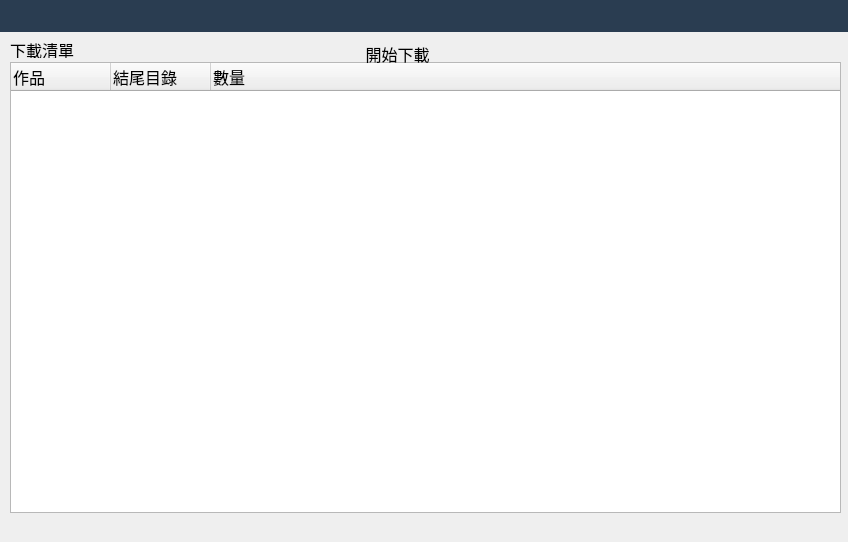
<?xml version="1.0" encoding="UTF-8"?>
<ui version="4.0">
 <class>MainWindow</class>
 <widget class="QMainWindow" name="MainWindow">
  <property name="geometry">
   <rect>
    <x>0</x>
    <y>0</y>
    <width>848</width>
    <height>542</height>
   </rect>
  </property>
  <property name="windowTitle">
   <string>MainWindow</string>
  </property>
  <property name="styleSheet">
   <string notr="true">QPushButton{
	border : none;

}</string>
  </property>
  <widget class="QWidget" name="centralwidget">
   <layout class="QVBoxLayout" name="verticalLayout">
    <property name="spacing">
     <number>0</number>
    </property>
    <property name="leftMargin">
     <number>0</number>
    </property>
    <property name="topMargin">
     <number>0</number>
    </property>
    <property name="rightMargin">
     <number>0</number>
    </property>
    <property name="bottomMargin">
     <number>0</number>
    </property>
    <item alignment="Qt::AlignmentFlag::AlignTop">
     <widget class="QFrame" name="head">
      <property name="styleSheet">
       <string notr="true">background-color: rgb(42, 61, 81);</string>
      </property>
      <property name="frameShape">
       <enum>QFrame::Shape::NoFrame</enum>
      </property>
      <property name="frameShadow">
       <enum>QFrame::Shadow::Raised</enum>
      </property>
      <layout class="QHBoxLayout" name="horizontalLayout">
       <item alignment="Qt::AlignmentFlag::AlignLeft">
        <widget class="QFrame" name="head_l">
         <property name="sizePolicy">
          <sizepolicy hsizetype="Preferred" vsizetype="Preferred">
           <horstretch>0</horstretch>
           <verstretch>0</verstretch>
          </sizepolicy>
         </property>
         <property name="frameShape">
          <enum>QFrame::Shape::NoFrame</enum>
         </property>
         <property name="frameShadow">
          <enum>QFrame::Shadow::Raised</enum>
         </property>
         <layout class="QGridLayout" name="gridLayout_2">
          <property name="leftMargin">
           <number>0</number>
          </property>
          <property name="topMargin">
           <number>0</number>
          </property>
          <property name="rightMargin">
           <number>0</number>
          </property>
          <property name="bottomMargin">
           <number>0</number>
          </property>
          <item row="2" column="5">
           <widget class="QPushButton" name="books_btn">
            <property name="text">
             <string/>
            </property>
            <property name="icon">
             <iconset resource="../../圖片/ICON/icon.qrc">
              <normaloff>:/icon/docs.png</normaloff>:/icon/docs.png</iconset>
            </property>
            <property name="iconSize">
             <size>
              <width>32</width>
              <height>32</height>
             </size>
            </property>
           </widget>
          </item>
          <item row="2" column="7">
           <widget class="QPushButton" name="down_btn">
            <property name="enabled">
             <bool>true</bool>
            </property>
            <property name="text">
             <string/>
            </property>
            <property name="icon">
             <iconset resource="../../圖片/ICON/icon.qrc">
              <normaloff>:/icon/要求.png</normaloff>:/icon/要求.png</iconset>
            </property>
            <property name="iconSize">
             <size>
              <width>32</width>
              <height>32</height>
             </size>
            </property>
            <property name="autoDefault">
             <bool>false</bool>
            </property>
            <property name="default">
             <bool>false</bool>
            </property>
           </widget>
          </item>
          <item row="2" column="0">
           <widget class="QPushButton" name="open_btn">
            <property name="text">
             <string/>
            </property>
            <property name="icon">
             <iconset resource="../../圖片/ICON/icon.qrc">
              <normaloff>:/icon/file_open.png</normaloff>:/icon/file_open.png</iconset>
            </property>
            <property name="iconSize">
             <size>
              <width>32</width>
              <height>32</height>
             </size>
            </property>
           </widget>
          </item>
         </layout>
        </widget>
       </item>
       <item alignment="Qt::AlignmentFlag::AlignRight">
        <widget class="QFrame" name="head_r">
         <property name="frameShape">
          <enum>QFrame::Shape::NoFrame</enum>
         </property>
         <property name="frameShadow">
          <enum>QFrame::Shadow::Raised</enum>
         </property>
         <layout class="QHBoxLayout" name="horizontalLayout_2">
          <property name="spacing">
           <number>10</number>
          </property>
          <property name="leftMargin">
           <number>0</number>
          </property>
          <property name="topMargin">
           <number>0</number>
          </property>
          <property name="rightMargin">
           <number>0</number>
          </property>
          <property name="bottomMargin">
           <number>0</number>
          </property>
          <item>
           <widget class="QPushButton" name="setting_btn">
            <property name="text">
             <string/>
            </property>
            <property name="icon">
             <iconset resource="../../圖片/ICON/icon.qrc">
              <normaloff>:/icon/齿轮.png</normaloff>:/icon/齿轮.png</iconset>
            </property>
            <property name="iconSize">
             <size>
              <width>26</width>
              <height>26</height>
             </size>
            </property>
           </widget>
          </item>
          <item>
           <widget class="QPushButton" name="minimize_window">
            <property name="text">
             <string/>
            </property>
            <property name="icon">
             <iconset resource="../../圖片/ICON/icon.qrc">
              <normaloff>:/icon/缩小.png</normaloff>:/icon/缩小.png</iconset>
            </property>
           </widget>
          </item>
          <item>
           <widget class="QPushButton" name="restore_window">
            <property name="text">
             <string/>
            </property>
            <property name="icon">
             <iconset resource="../../圖片/ICON/icon.qrc">
              <normaloff>:/icon/正方形.png</normaloff>:/icon/正方形.png</iconset>
            </property>
           </widget>
          </item>
          <item>
           <widget class="QPushButton" name="close_window">
            <property name="text">
             <string/>
            </property>
            <property name="icon">
             <iconset resource="../../圖片/ICON/icon.qrc">
              <normaloff>:/icon/关闭.png</normaloff>:/icon/关闭.png</iconset>
            </property>
           </widget>
          </item>
         </layout>
        </widget>
       </item>
      </layout>
     </widget>
    </item>
    <item>
     <widget class="QFrame" name="mian">
      <property name="sizePolicy">
       <sizepolicy hsizetype="Preferred" vsizetype="Expanding">
        <horstretch>0</horstretch>
        <verstretch>0</verstretch>
       </sizepolicy>
      </property>
      <property name="frameShape">
       <enum>QFrame::Shape::NoFrame</enum>
      </property>
      <property name="frameShadow">
       <enum>QFrame::Shadow::Raised</enum>
      </property>
      <layout class="QHBoxLayout" name="horizontalLayout_3">
       <property name="spacing">
        <number>0</number>
       </property>
       <property name="leftMargin">
        <number>0</number>
       </property>
       <property name="topMargin">
        <number>0</number>
       </property>
       <property name="rightMargin">
        <number>0</number>
       </property>
       <property name="bottomMargin">
        <number>0</number>
       </property>
       <item>
        <widget class="QStackedWidget" name="stackedWidget">
         <property name="currentIndex">
          <number>1</number>
         </property>
         <widget class="QWidget" name="setting">
          <widget class="QFrame" name="frame">
           <property name="geometry">
            <rect>
             <x>180</x>
             <y>60</y>
             <width>121</width>
             <height>341</height>
            </rect>
           </property>
           <property name="frameShape">
            <enum>QFrame::Shape::NoFrame</enum>
           </property>
           <property name="frameShadow">
            <enum>QFrame::Shadow::Raised</enum>
           </property>
           <layout class="QVBoxLayout" name="verticalLayout_2">
            <property name="spacing">
             <number>0</number>
            </property>
            <property name="leftMargin">
             <number>0</number>
            </property>
            <property name="topMargin">
             <number>0</number>
            </property>
            <property name="rightMargin">
             <number>0</number>
            </property>
            <item alignment="Qt::AlignmentFlag::AlignRight">
             <widget class="QLabel" name="label">
              <property name="font">
               <font>
                <pointsize>12</pointsize>
               </font>
              </property>
              <property name="text">
               <string>網址 :</string>
              </property>
             </widget>
            </item>
            <item alignment="Qt::AlignmentFlag::AlignRight">
             <widget class="QLabel" name="label_4">
              <property name="font">
               <font>
                <pointsize>12</pointsize>
               </font>
              </property>
              <property name="text">
               <string>根目錄 :</string>
              </property>
             </widget>
            </item>
            <item alignment="Qt::AlignmentFlag::AlignRight">
             <widget class="QLabel" name="label_2">
              <property name="font">
               <font>
                <pointsize>12</pointsize>
               </font>
              </property>
              <property name="text">
               <string>帳號 :</string>
              </property>
             </widget>
            </item>
            <item alignment="Qt::AlignmentFlag::AlignRight">
             <widget class="QLabel" name="label_3">
              <property name="font">
               <font>
                <pointsize>12</pointsize>
               </font>
              </property>
              <property name="text">
               <string>密碼 :</string>
              </property>
             </widget>
            </item>
            <item alignment="Qt::AlignmentFlag::AlignRight">
             <widget class="QLabel" name="label_5">
              <property name="font">
               <font>
                <pointsize>12</pointsize>
               </font>
              </property>
              <property name="text">
               <string>本地下載路徑 :</string>
              </property>
             </widget>
            </item>
           </layout>
          </widget>
          <widget class="QPushButton" name="pushButton">
           <property name="geometry">
            <rect>
             <x>430</x>
             <y>410</y>
             <width>101</width>
             <height>51</height>
            </rect>
           </property>
           <property name="font">
            <font>
             <pointsize>12</pointsize>
            </font>
           </property>
           <property name="text">
            <string> 保存</string>
           </property>
           <property name="icon">
            <iconset resource="../../圖片/ICON/icon.qrc">
             <normaloff>:/icon/保存.png</normaloff>:/icon/保存.png</iconset>
           </property>
           <property name="iconSize">
            <size>
             <width>32</width>
             <height>32</height>
            </size>
           </property>
          </widget>
          <widget class="QFrame" name="frame_2">
           <property name="geometry">
            <rect>
             <x>300</x>
             <y>60</y>
             <width>371</width>
             <height>341</height>
            </rect>
           </property>
           <property name="frameShape">
            <enum>QFrame::Shape::NoFrame</enum>
           </property>
           <property name="frameShadow">
            <enum>QFrame::Shadow::Raised</enum>
           </property>
           <widget class="QLineEdit" name="lineEdit">
            <property name="geometry">
             <rect>
              <x>10</x>
              <y>20</y>
              <width>341</width>
              <height>25</height>
             </rect>
            </property>
            <property name="font">
             <font>
              <pointsize>12</pointsize>
             </font>
            </property>
            <property name="text">
             <string>https://tv-cp.snm0516.aisee.tv/v2/#/login</string>
            </property>
           </widget>
           <widget class="QLineEdit" name="lineEdit_2">
            <property name="geometry">
             <rect>
              <x>10</x>
              <y>90</y>
              <width>341</width>
              <height>25</height>
             </rect>
            </property>
            <property name="font">
             <font>
              <pointsize>12</pointsize>
             </font>
            </property>
            <property name="text">
             <string>国际版漫画 </string>
            </property>
           </widget>
           <widget class="QLineEdit" name="lineEdit_3">
            <property name="geometry">
             <rect>
              <x>10</x>
              <y>160</y>
              <width>341</width>
              <height>25</height>
             </rect>
            </property>
            <property name="font">
             <font>
              <pointsize>12</pointsize>
             </font>
            </property>
            <property name="text">
             <string>Renta</string>
            </property>
           </widget>
           <widget class="QLineEdit" name="lineEdit_4">
            <property name="geometry">
             <rect>
              <x>10</x>
              <y>220</y>
              <width>341</width>
              <height>25</height>
             </rect>
            </property>
            <property name="font">
             <font>
              <pointsize>12</pointsize>
             </font>
            </property>
            <property name="text">
             <string>Renta&amp;Bilibili Comics-2024 </string>
            </property>
           </widget>
           <widget class="QLineEdit" name="lineEdit_5">
            <property name="geometry">
             <rect>
              <x>10</x>
              <y>290</y>
              <width>301</width>
              <height>25</height>
             </rect>
            </property>
            <property name="font">
             <font>
              <pointsize>12</pointsize>
             </font>
            </property>
           </widget>
           <widget class="QPushButton" name="pushButton_2">
            <property name="geometry">
             <rect>
              <x>300</x>
              <y>290</y>
              <width>75</width>
              <height>24</height>
             </rect>
            </property>
            <property name="text">
             <string/>
            </property>
            <property name="icon">
             <iconset resource="../../圖片/ICON/icon.qrc">
              <normaloff>:/icon/file_open.png</normaloff>:/icon/file_open.png</iconset>
            </property>
            <property name="iconSize">
             <size>
              <width>32</width>
              <height>32</height>
             </size>
            </property>
           </widget>
          </widget>
         </widget>
         <widget class="QWidget" name="books">
          <widget class="QLabel" name="label_6">
           <property name="geometry">
            <rect>
             <x>10</x>
             <y>10</y>
             <width>71</width>
             <height>16</height>
            </rect>
           </property>
           <property name="font">
            <font>
             <pointsize>12</pointsize>
            </font>
           </property>
           <property name="text">
            <string>下載清單</string>
           </property>
          </widget>
          <widget class="QTreeWidget" name="treeWidget_2">
           <property name="geometry">
            <rect>
             <x>10</x>
             <y>30</y>
             <width>831</width>
             <height>451</height>
            </rect>
           </property>
           <property name="font">
            <font>
             <pointsize>12</pointsize>
            </font>
           </property>
           <column>
            <property name="text">
             <string>作品</string>
            </property>
            <property name="font">
             <font>
              <pointsize>12</pointsize>
             </font>
            </property>
           </column>
           <column>
            <property name="text">
             <string>結尾目錄</string>
            </property>
            <property name="font">
             <font>
              <pointsize>12</pointsize>
             </font>
            </property>
           </column>
           <column>
            <property name="text">
             <string>數量</string>
            </property>
            <property name="font">
             <font>
              <pointsize>12</pointsize>
             </font>
            </property>
           </column>
          </widget>
          <widget class="QPushButton" name="pushButton_3">
           <property name="geometry">
            <rect>
             <x>360</x>
             <y>10</y>
             <width>75</width>
             <height>24</height>
            </rect>
           </property>
           <property name="font">
            <font>
             <pointsize>12</pointsize>
            </font>
           </property>
           <property name="text">
            <string>開始下載</string>
           </property>
          </widget>
          <zorder>treeWidget_2</zorder>
          <zorder>label_6</zorder>
          <zorder>pushButton_3</zorder>
         </widget>
         <widget class="QWidget" name="down">
          <widget class="QLabel" name="label_7">
           <property name="geometry">
            <rect>
             <x>10</x>
             <y>0</y>
             <width>81</width>
             <height>31</height>
            </rect>
           </property>
           <property name="font">
            <font>
             <pointsize>12</pointsize>
            </font>
           </property>
           <property name="text">
            <string>書單管理</string>
           </property>
          </widget>
          <widget class="QTreeWidget" name="treeWidget">
           <property name="geometry">
            <rect>
             <x>10</x>
             <y>30</y>
             <width>831</width>
             <height>451</height>
            </rect>
           </property>
           <property name="font">
            <font>
             <pointsize>12</pointsize>
            </font>
           </property>
           <column>
            <property name="text">
             <string>作品</string>
            </property>
            <property name="font">
             <font>
              <pointsize>12</pointsize>
             </font>
            </property>
           </column>
           <column>
            <property name="text">
             <string>結尾目錄</string>
            </property>
            <property name="font">
             <font>
              <pointsize>12</pointsize>
             </font>
            </property>
           </column>
           <column>
            <property name="text">
             <string>數量</string>
            </property>
            <property name="font">
             <font>
              <pointsize>12</pointsize>
             </font>
            </property>
           </column>
          </widget>
         </widget>
        </widget>
       </item>
      </layout>
     </widget>
    </item>
   </layout>
  </widget>
 </widget>
 <resources>
  <include location="../../圖片/ICON/icon.qrc"/>
 </resources>
 <connections/>
</ui>
